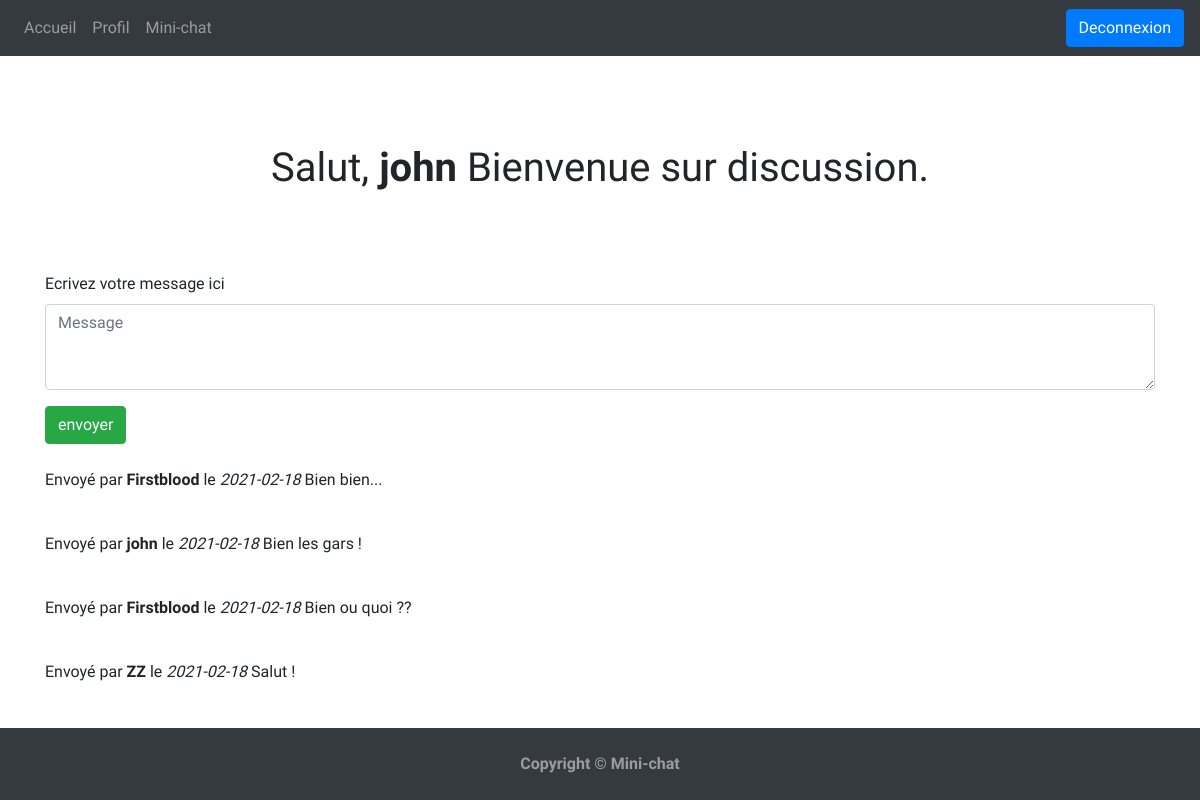
The page /discussion.php (signed in) on the database its author committed.
### tables this page shows
CREATE TABLE IF NOT EXISTS `messages` (
  `id` int(11) NOT NULL AUTO_INCREMENT,
  `message` varchar(140) NOT NULL,
  `id_utilisateur` int(11) NOT NULL,
  `date` date NOT NULL,
  PRIMARY KEY (`id`)
);

CREATE TABLE IF NOT EXISTS `utilisateurs` (
  `id` int(11) NOT NULL AUTO_INCREMENT,
  `login` varchar(255) NOT NULL,
  `password` varchar(255) NOT NULL,
  PRIMARY KEY (`id`)
);

### discussion.php (the view, shortened to what this page needs)
<?php
require_once "config.php";
?>
<!DOCTYPE html>
<html lang="en">
<head>
    <link rel="stylesheet" href="https://cdn.jsdelivr.net/npm/bootstrap@4.5.3/dist/css/bootstrap.min.css">
    <link rel="stylesheet" href="style.css">
</head>
<body>
    <?php
    include 'header.php';
    ?>
    <main class="container">
        <div class="page-header">
            <h1>Salut, <b><?php echo htmlspecialchars($_SESSION["login"]); ?></b> Bienvenue sur discussion.</h1>
        </div>
        <div>
            <form method="post" action="">
                <div class="form-group green-border-focus">
                    <label for="exampleFormControlTextarea5">Ecrivez votre message ici</label>
                    <textarea class="form-control" id="exampleFormControlTextarea5" rows="3" type="text" name="message" placeholder="Message"></textarea>
                </div>
                <input type="submit" class="btn btn-success" name="envoyer" value="envoyer" />
            </form>
        </div>
        <section>
            <?php
            $requete = $pdo->prepare(
                "SELECT login,message,date
                                                FROM utilisateurs
                                                    INNER JOIN messages
                                                        ON utilisateurs.id = messages.id_utilisateur"
            );
            $requete->execute();
            $result = $requete->fetchAll();
            for ($i = 0; isset($result[$i]); $i++) {
                echo '</br><p class="message"> Envoyé par <b>' . $result[$i]['login'] . '</b> le <em>' . $result[$i]['date'] . '</em> ' . $result[$i]['message'] . '</p>';
            }
            ?>
        </section>
    </main>
    <?php
    include 'footer.php'
    ?>
</body>
</html>

### style.css (style rules this page uses)
body { display: flex; flex-direction: column; height: 100vh; margin: 0; font-family: "Hachi Maru Pop", cursive; }
h1 { text-align: center; border: 1px; border-radius: 5px; width: 100%; margin-top: 10vh; margin-bottom: 10vh; }

### rows shown on the page
messages: id_utilisateur.login "Firstblood", date "2021-02-18", message "Bien bien..."
messages: id_utilisateur.login "john", date "2021-02-18", message "Bien les gars !"
messages: id_utilisateur.login "Firstblood", date "2021-02-18", message "Bien ou quoi ??"
messages: id_utilisateur.login "ZZ", date "2021-02-18", message "Salut !"

### other values the page prints
$_SESSION["login"] "john"
